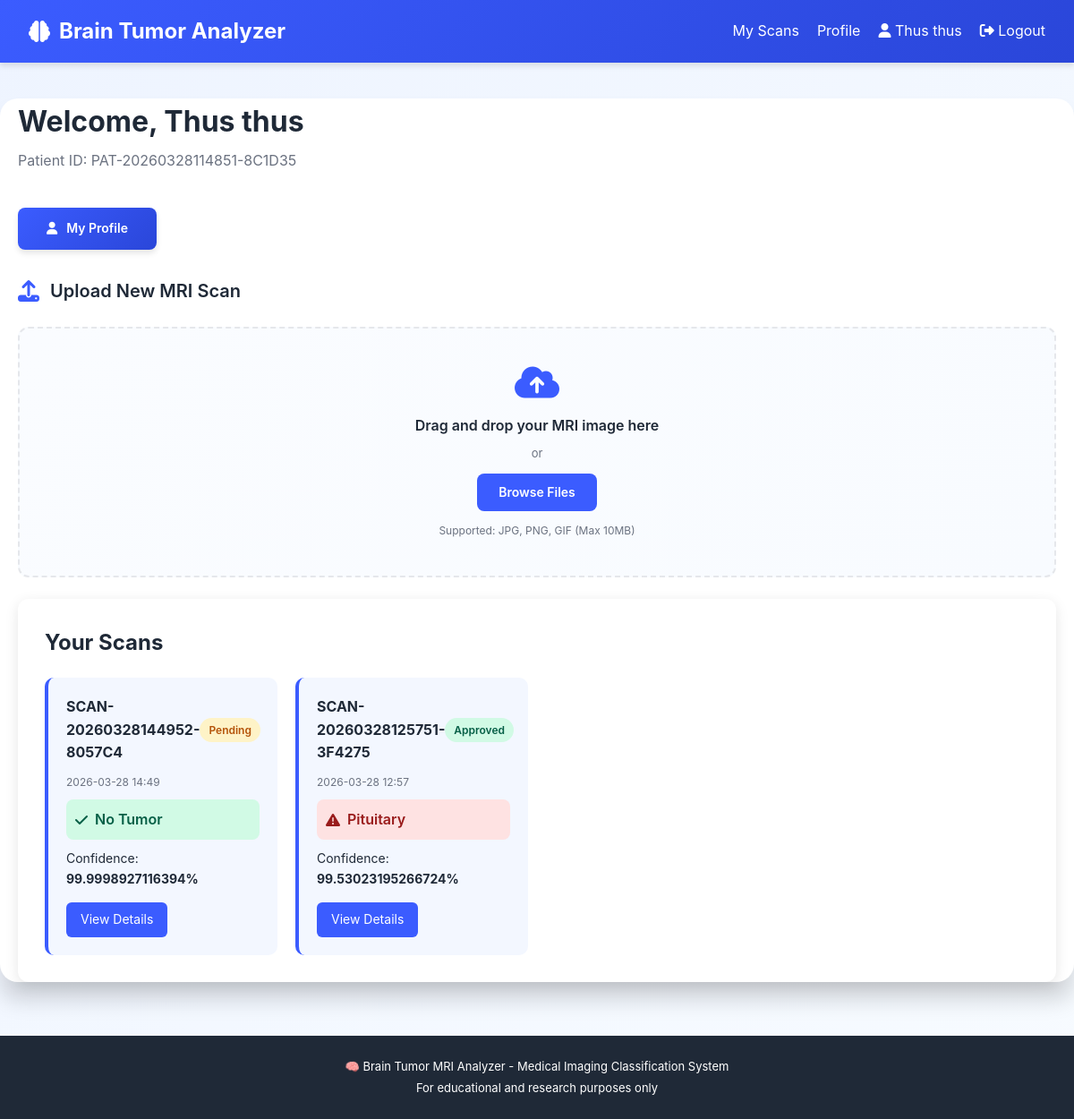
Screenshot of /patient/dashboard (signed in) with the database file from the repository.
### models.py (models this page shows, shortened)
class Patient(UserMixin, db.Model):
    __tablename__ = 'patients'
    id = db.Column(db.Integer, primary_key=True)
    patient_id = db.Column(db.String(50), unique=True, nullable=False)
    full_name = db.Column(db.String(120), nullable=False)
    email = db.Column(db.String(120), unique=True, nullable=False)
    password_hash = db.Column(db.String(255), nullable=False)
    phone = db.Column(db.String(15), unique=True, nullable=False)
    date_of_birth = db.Column(db.Date, nullable=False)
    gender = db.Column(db.String(10), nullable=False)
    blood_group = db.Column(db.String(5), nullable=True)
    address = db.Column(db.String(255), nullable=True)
    city = db.Column(db.String(50), nullable=True)
    state = db.Column(db.String(50), nullable=True)
    postal_code = db.Column(db.String(10), nullable=True)
    emergency_contact = db.Column(db.String(120), nullable=True)
    emergency_phone = db.Column(db.String(15), nullable=True)
    medical_history = db.Column(db.Text, nullable=True)
    allergies = db.Column(db.Text, nullable=True)
    current_medications = db.Column(db.Text, nullable=True)
    doctor_id = db.Column(db.Integer, db.ForeignKey('doctors.id'), nullable=False)
    created_at = db.Column(db.DateTime, default=datetime.utcnow)
    updated_at = db.Column(db.DateTime, default=datetime.utcnow, onupdate=datetime.utcnow)
    scans = db.relationship('MRIScan', backref='patient', lazy=True, cascade='all, delete-orphan')
    def __repr__(self):
        return f'<Patient {self.patient_id}>'

class MRIScan(db.Model):
    __tablename__ = 'mri_scans'
    id = db.Column(db.Integer, primary_key=True)
    scan_id = db.Column(db.String(50), unique=True, nullable=False)
    patient_id = db.Column(db.Integer, db.ForeignKey('patients.id'), nullable=False)
    scan_date = db.Column(db.DateTime, default=datetime.utcnow)
    tumor_status = db.Column(db.String(50), nullable=False)
    tumor_type = db.Column(db.String(50), nullable=True)
    confidence = db.Column(db.Float, nullable=False)
    image_path = db.Column(db.String(255), nullable=True)
    annotated_image_path = db.Column(db.String(255), nullable=True)
    clinical_notes = db.Column(db.Text, nullable=True)
    prediction_data = db.Column(db.JSON, nullable=True)
    status = db.Column(db.String(20), default='Pending')
    doctor_notes = db.Column(db.Text, nullable=True)
    doctor_diagnosis = db.Column(db.String(100), nullable=True)
    reviewed_by_id = db.Column(db.Integer, db.ForeignKey('doctors.id'), nullable=True)
    review_date = db.Column(db.DateTime, nullable=True)
    created_at = db.Column(db.DateTime, default=datetime.utcnow)
    updated_at = db.Column(db.DateTime, default=datetime.utcnow, onupdate=datetime.utcnow)
    reviewed_by = db.relationship(
        'Doctor',
        foreign_keys=[reviewed_by_id],
        backref='scans_reviewed',
        overlaps="doctor_reviewer,reviewed_scans"
    )

### app.py (the view)
@app.route('/patient/dashboard')
@login_required
def patient_dashboard():
    from models import Patient
    print(f"\n=== Patient Dashboard Access ===")
    print(f"Current user: {current_user}")
    print(f"Current user ID: {current_user.id}")
    print(f"Current user type: {type(current_user).__name__}")
    print(f"Is Patient: {isinstance(current_user, Patient)}")
    if not isinstance(current_user, Patient):
        print(f"✗ Not a patient!")
        logout_user()
        flash('Please login as a patient', 'danger')
        return redirect(url_for('patient_login'))
    print(f"✓ Patient dashboard access granted")
    scans = MRIScan.query.filter_by(patient_id=current_user.id).order_by(MRIScan.created_at.desc()).all()
    print(f"✓ Found {len(scans)} scans")
    print(f"=== Dashboard Loaded ===\n")
    return render_template('patient_dashboard.html', patient=current_user, scans=scans)

### app.py (called while the page is built, shortened)
@app.after_request
def after_request(response):
    response.headers['Cache-Control'] = 'no-cache, no-store, must-revalidate'
    response.headers['Pragma'] = 'no-cache'
    response.headers['Expires'] = '0'
    return response

@login_manager.user_loader
def load_user(user_id):
    from flask import session
    from models import Doctor, Patient
    if not user_id:
        return None
    try:
        user_id = int(user_id)
    except:
        return None
    user_type = session.get('user_type')
    if user_type == 'patient':
        pat = Patient.query.filter_by(id=user_id).first()
        if pat:
            print(f"✓ Loaded PATIENT from session: {pat.email}")
            return pat
    elif user_type == 'doctor':
        doc = Doctor.query.filter_by(id=user_id).first()
        if doc:
            print(f"✓ Loaded DOCTOR from session: {doc.username}")
            return doc

### templates/patient_dashboard.html (shortened to what this page needs)
{% extends "base.html" %}
{% block content %}
<div class="container">
    <div class="dashboard-header">
        <h1>Welcome, {{ current_user.full_name }}</h1>
        <p>Patient ID: {{ current_user.patient_id }}</p>
    </div>
    <div class="actions-bar">
        <a href="{{ url_for('patient_profile') }}" class="btn btn-primary">
            <i class="fas fa-user"></i> My Profile
        </a>
    </div>
    <section class="upload-section">
        <div class="section-header">
            <i class="fas fa-upload"></i>
            <h2>Upload New MRI Scan</h2>
        </div>
        <div class="upload-area" id="uploadArea">
            <div class="upload-icon">
                <i class="fas fa-cloud-upload-alt"></i>
            </div>
            <p class="upload-text">Drag and drop your MRI image here</p>
            <p class="upload-subtext">or</p>
            <label class="file-label">
                <span class="browse-btn">Browse Files</span>
            </label>
            <p class="file-types">Supported: JPG, PNG, GIF (Max 10MB)</p>
        </div>
    </section>
    <div class="scans-section">
        <h2>Your Scans</h2>
        {% if scans %}
            <div class="scans-grid">
                {% for scan in scans %}
                    <div class="scan-card">
                        <div class="scan-header">
                            <h3>{{ scan.scan_id }}</h3>
                            <span class="badge badge-{{ 'success' if scan.status == 'Approved' else 'warning' }}">
                                {{ scan.status }}
                            </span>
                        </div>
                        <p class="scan-date">{{ scan.created_at.strftime('%Y-%m-%d %H:%M') }}</p>
                        {% if scan.tumor_status == 'No Tumor' %}
                            <div class="result-badge success">
                                <i class="fas fa-check"></i> No Tumor
                            </div>
                        {% else %}
                            <div class="result-badge danger">
                                <i class="fas fa-warning"></i> {{ scan.tumor_type|capitalize }}
                            </div>
                        {% endif %}
                        <p class="confidence">Confidence: <strong>{{ scan.confidence }}%</strong></p>
                        <a href="{{ url_for('patient_view_scan', scan_id=scan.id) }}" class="btn-card">
                            View Details
                        </a>
                    </div>
                {% endfor %}
            </div>
        {% else %}
            <p class="no-data">No scans yet. Upload one to get started!</p>
        {% endif %}
    </div>
</div>
{% endblock %}

### templates/base.html (shortened to what this page needs)
<!DOCTYPE html>
<html lang="en">
<head>
    <link rel="stylesheet" href="https://cdnjs.cloudflare.com/ajax/libs/font-awesome/6.4.0/css/all.min.css">
    <link rel="stylesheet" href="{{ url_for('static', filename='style.css') }}">
</head>
<body>
    <nav class="navbar">
        <div class="navbar-container">
            <div class="navbar-brand">
                <i class="fas fa-brain"></i>
                Brain Tumor Analyzer
            </div>
            <ul class="navbar-menu">
                {% if current_user.is_authenticated %}
                    {% if current_user.__class__.__name__ == 'Doctor' %}
                        <li><a href="{{ url_for('doctor_dashboard') }}">Dashboard</a></li>
                        <li><span><i class="fas fa-stethoscope"></i> Dr. {{ current_user.full_name }}</span></li>
                    {% elif current_user.__class__.__name__ == 'Patient' %}
                        <li><a href="{{ url_for('patient_dashboard') }}">My Scans</a></li>
                        <li><a href="{{ url_for('patient_profile') }}">Profile</a></li>
                        <li><span><i class="fas fa-user"></i> {{ current_user.full_name }}</span></li>
                    {% endif %}
                    <li><a href="{{ url_for('logout') }}"><i class="fas fa-sign-out-alt"></i> Logout</a></li>
                {% else %}
                    <li><a href="{{ url_for('home') }}">Home</a></li>
                {% endif %}
            </ul>
        </div>
    </nav>
    {% block content %}{% endblock %}
    <footer class="footer">
        <p>🧠 Brain Tumor MRI Analyzer - Medical Imaging Classification System</p>
        <p>For educational and research purposes only</p>
    </footer>
</body>
</html>

### static/style.css (style rules this page uses)
* { margin: 0; padding: 0; box-sizing: border-box; }
html, body { height: 100%; }
body { font-family: -apple-system, BlinkMacSystemFont, "Segoe UI", Roboto, "Helvetica Neue", Arial, sans-serif; background: linear-gradient(135deg, #eef4ff 0%, #f7fbff 50%, #f0f9ff 100%); color: var(--text-dark); line-height: 1.6; }
.container { width: 100%; max-width: 600px; background: white; border-radius: 20px; box-shadow: var(--shadow-xl); padding: 40px; animation: slideUp 0.5s ease-out; }
.section-header { display: flex; align-items: center; gap: 12px; margin-bottom: 24px; }
.section-header i { font-size: 24px; color: var(--primary); }
.section-header h2 { font-size: 20px; font-weight: 600; color: var(--text-dark); }
.upload-area { border: 2px dashed var(--border-color); border-radius: 16px; padding: 40px 20px; background: linear-gradient(135deg, var(--bg-lighter) 0%, #f8fbff 100%); text-align: center; cursor: pointer; transition: all 0.3s ease; margin-bottom: 24px; }
.upload-icon { font-size: 48px; color: var(--primary); margin-bottom: 16px; }
.upload-text { font-size: 16px; font-weight: 600; color: var(--text-dark); margin-bottom: 8px; }
.upload-subtext { font-size: 13px; color: var(--text-light); margin-bottom: 12px; }
.file-label { display: inline-block; }
.browse-btn { display: inline-block; background: var(--primary); color: white; padding: 10px 24px; border-radius: 8px; font-weight: 600; font-size: 14px; cursor: pointer; transition: all 0.3s ease; }
.file-types { font-size: 12px; color: var(--text-light); margin-top: 12px; }
.footer { background: rgba(0, 0, 0, 0.8); color: white; text-align: center; padding: 24px 20px; font-size: 13px; margin-top: auto; }
.footer p { margin: 4px 0; }

### templates/base.html (style rules this page uses)
:root { --primary: #3b5cff; --primary-dark: #2a46d9; --success: #10b981; --danger: #ef4444; --warning: #f59e0b; --bg-light: #f3f7ff; --text-dark: #1f2937; --text-light: #6b7280; }
* { margin: 0; padding: 0; box-sizing: border-box; }
body { font-family: -apple-system, BlinkMacSystemFont, "Segoe UI", Roboto, sans-serif; background: linear-gradient(135deg, #eef4ff 0%, #f7fbff 100%); min-height: 100vh; }
.navbar { background: linear-gradient(135deg, var(--primary), var(--primary-dark)); color: white; padding: 1rem 2rem; box-shadow: 0 4px 6px rgba(0, 0, 0, 0.1); }
.navbar-container { max-width: 1200px; margin: 0 auto; display: flex; justify-content: space-between; align-items: center; }
.navbar-brand { font-size: 24px; font-weight: bold; display: flex; align-items: center; gap: 10px; }
.navbar-menu { display: flex; gap: 20px; align-items: center; list-style: none; }
.navbar-menu a { color: white; text-decoration: none; transition: opacity 0.3s; }
.container { max-width: 1200px; margin: 40px auto; padding: 0 20px; }
.btn { display: inline-flex; align-items: center; gap: 8px; padding: 10px 20px; border: none; border-radius: 8px; font-weight: 600; cursor: pointer; transition: all 0.3s; text-decoration: none; }
.btn-primary { background: var(--primary); color: white; }
.footer { background: #1f2937; color: white; text-align: center; padding: 20px; margin-top: 60px; }

### rows the page displays
Patient: full_name "Thus thus", patient_id "PAT-20260328114851-8C1D35"
MRIScan: scan_id "SCAN-20260328144952-8057C4", status "Pending", created_at "2026-03-28 14:49", tumor_status "No Tumor" (drawn), confidence "99.9998927116394"
MRIScan: scan_id "SCAN-20260328125751-3F4275", status "Approved", created_at "2026-03-28 12:57", tumor_type "Pituitary", confidence "99.53023195266724"
